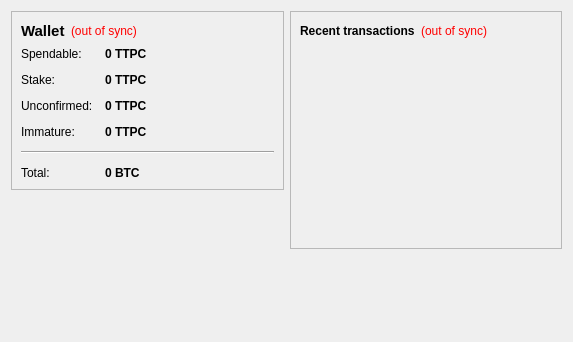
<?xml version="1.0" encoding="UTF-8"?>
<ui version="4.0">
 <class>OverviewPage</class>
 <widget class="QWidget" name="OverviewPage">
  <property name="geometry">
   <rect>
    <x>0</x>
    <y>0</y>
    <width>573</width>
    <height>342</height>
   </rect>
  </property>
  <property name="windowTitle">
   <string>Form</string>
  </property>
  <layout class="QHBoxLayout" name="horizontalLayout" stretch="1,1">
   <item>
    <layout class="QVBoxLayout" name="verticalLayout_2">
     <item>
      <widget class="QFrame" name="frame">
       <property name="frameShape">
        <enum>QFrame::StyledPanel</enum>
       </property>
       <property name="frameShadow">
        <enum>QFrame::Raised</enum>
       </property>
       <layout class="QVBoxLayout" name="verticalLayout_4">
        <item>
         <layout class="QHBoxLayout" name="horizontalLayout_4">
          <item>
           <widget class="QLabel" name="label_5">
            <property name="font">
             <font>
              <pointsize>11</pointsize>
              <weight>75</weight>
              <bold>true</bold>
             </font>
            </property>
            <property name="text">
             <string>Wallet</string>
            </property>
           </widget>
          </item>
          <item>
           <widget class="QLabel" name="labelWalletStatus">
            <property name="toolTip">
             <string>The displayed information may be out of date. Your wallet automatically synchronizes with the TPCoin network after a connection is established, but this process has not completed yet.</string>
            </property>
            <property name="styleSheet">
             <string notr="true">QLabel { color: red; }</string>
            </property>
            <property name="text">
             <string notr="true">(out of sync)</string>
            </property>
            <property name="alignment">
             <set>Qt::AlignLeading|Qt::AlignLeft|Qt::AlignVCenter</set>
            </property>
           </widget>
          </item>
          <item>
           <spacer name="horizontalSpacer_2">
            <property name="orientation">
             <enum>Qt::Horizontal</enum>
            </property>
            <property name="sizeHint" stdset="0">
             <size>
              <width>40</width>
              <height>20</height>
             </size>
            </property>
           </spacer>
          </item>
         </layout>
        </item>
        <item>
         <layout class="QFormLayout" name="formLayout_2">
          <property name="fieldGrowthPolicy">
           <enum>QFormLayout::AllNonFixedFieldsGrow</enum>
          </property>
          <property name="horizontalSpacing">
           <number>12</number>
          </property>
          <property name="verticalSpacing">
           <number>12</number>
          </property>
          <item row="0" column="0">
           <widget class="QLabel" name="label">
            <property name="text">
             <string>Spendable:</string>
            </property>
           </widget>
          </item>
          <item row="0" column="1">
           <widget class="QLabel" name="labelBalance">
            <property name="font">
             <font>
              <weight>75</weight>
              <bold>true</bold>
             </font>
            </property>
            <property name="cursor">
             <cursorShape>IBeamCursor</cursorShape>
            </property>
            <property name="toolTip">
             <string>Your current spendable balance</string>
            </property>
            <property name="text">
             <string notr="true">0 TTPC</string>
            </property>
            <property name="textInteractionFlags">
             <set>Qt::LinksAccessibleByMouse|Qt::TextSelectableByKeyboard|Qt::TextSelectableByMouse</set>
            </property>
           </widget>
          </item>
          <item row="1" column="0">
           <widget class="QLabel" name="label_6">
            <property name="text">
             <string>Stake:</string>
            </property>
           </widget>
          </item>
          <item row="1" column="1">
           <widget class="QLabel" name="labelStake">
            <property name="font">
             <font>
              <weight>75</weight>
              <bold>true</bold>
             </font>
            </property>
            <property name="cursor">
             <cursorShape>IBeamCursor</cursorShape>
            </property>
            <property name="toolTip">
             <string>Total of coins that was staked, and do not yet count toward the current balance</string>
            </property>
            <property name="text">
             <string notr="true">0 TTPC</string>
            </property>
            <property name="textInteractionFlags">
             <set>Qt::LinksAccessibleByMouse|Qt::TextSelectableByKeyboard|Qt::TextSelectableByMouse</set>
            </property>
           </widget>
          </item>
          <item row="2" column="0">
           <widget class="QLabel" name="label_3">
            <property name="text">
             <string>Unconfirmed:</string>
            </property>
           </widget>
          </item>
          <item row="2" column="1">
           <widget class="QLabel" name="labelUnconfirmed">
            <property name="font">
             <font>
              <weight>75</weight>
              <bold>true</bold>
             </font>
            </property>
            <property name="cursor">
             <cursorShape>IBeamCursor</cursorShape>
            </property>
            <property name="toolTip">
             <string>Total of transactions that have yet to be confirmed, and do not yet count toward the current balance</string>
            </property>
            <property name="text">
             <string notr="true">0 TTPC</string>
            </property>
            <property name="textInteractionFlags">
             <set>Qt::LinksAccessibleByMouse|Qt::TextSelectableByKeyboard|Qt::TextSelectableByMouse</set>
            </property>
           </widget>
          </item>
          <item row="3" column="0">
           <widget class="QLabel" name="labelImmatureText">
            <property name="text">
             <string>Immature:</string>
            </property>
           </widget>
          </item>
          <item row="3" column="1">
           <widget class="QLabel" name="labelImmature">
            <property name="font">
             <font>
              <weight>75</weight>
              <bold>true</bold>
             </font>
            </property>
            <property name="toolTip">
             <string>Mined balance that has not yet matured</string>
            </property>
            <property name="text">
             <string notr="true">0 TTPC</string>
            </property>
            <property name="textInteractionFlags">
             <set>Qt::LinksAccessibleByMouse|Qt::TextSelectableByKeyboard|Qt::TextSelectableByMouse</set>
            </property>
           </widget>
          </item>
          <item row="4" column="0" colspan="2">
           <widget class="Line" name="line">
            <property name="orientation">
             <enum>Qt::Horizontal</enum>
            </property>
           </widget>
          </item>
          <item row="5" column="0">
           <widget class="QLabel" name="labelTotalText">
            <property name="text">
             <string>Total:</string>
            </property>
           </widget>
          </item>
          <item row="5" column="1">
           <widget class="QLabel" name="labelTotal">
            <property name="font">
             <font>
              <weight>75</weight>
              <bold>true</bold>
             </font>
            </property>
            <property name="cursor">
             <cursorShape>IBeamCursor</cursorShape>
            </property>
            <property name="toolTip">
             <string>Your current total balance</string>
            </property>
            <property name="text">
             <string notr="true">0 BTC</string>
            </property>
            <property name="textInteractionFlags">
             <set>Qt::LinksAccessibleByMouse|Qt::TextSelectableByKeyboard|Qt::TextSelectableByMouse</set>
            </property>
           </widget>
          </item>
         </layout>
        </item>
       </layout>
      </widget>
     </item>
     <item>
      <spacer name="verticalSpacer">
       <property name="orientation">
        <enum>Qt::Vertical</enum>
       </property>
       <property name="sizeHint" stdset="0">
        <size>
         <width>20</width>
         <height>40</height>
        </size>
       </property>
      </spacer>
     </item>
    </layout>
   </item>
   <item>
    <layout class="QVBoxLayout" name="verticalLayout_3">
     <item>
      <widget class="QFrame" name="frame_2">
       <property name="frameShape">
        <enum>QFrame::StyledPanel</enum>
       </property>
       <property name="frameShadow">
        <enum>QFrame::Raised</enum>
       </property>
       <layout class="QVBoxLayout" name="verticalLayout">
        <item>
         <layout class="QHBoxLayout" name="horizontalLayout_2">
          <item>
           <widget class="QLabel" name="label_4">
            <property name="text">
             <string>&lt;b&gt;Recent transactions&lt;/b&gt;</string>
            </property>
           </widget>
          </item>
          <item>
           <widget class="QLabel" name="labelTransactionsStatus">
            <property name="toolTip">
             <string>The displayed information may be out of date. Your wallet automatically synchronizes with the TPCoin network after a connection is established, but this process has not completed yet.</string>
            </property>
            <property name="styleSheet">
             <string notr="true">QLabel { color: red; }</string>
            </property>
            <property name="text">
             <string notr="true">(out of sync)</string>
            </property>
            <property name="alignment">
             <set>Qt::AlignRight|Qt::AlignTrailing|Qt::AlignVCenter</set>
            </property>
           </widget>
          </item>
          <item>
           <spacer name="horizontalSpacer">
            <property name="orientation">
             <enum>Qt::Horizontal</enum>
            </property>
            <property name="sizeHint" stdset="0">
             <size>
              <width>40</width>
              <height>20</height>
             </size>
            </property>
           </spacer>
          </item>
         </layout>
        </item>
        <item>
         <widget class="QListView" name="listTransactions">
          <property name="styleSheet">
           <string notr="true">QListView { background: transparent; }</string>
          </property>
          <property name="frameShape">
           <enum>QFrame::NoFrame</enum>
          </property>
          <property name="verticalScrollBarPolicy">
           <enum>Qt::ScrollBarAlwaysOff</enum>
          </property>
          <property name="horizontalScrollBarPolicy">
           <enum>Qt::ScrollBarAlwaysOff</enum>
          </property>
          <property name="selectionMode">
           <enum>QAbstractItemView::NoSelection</enum>
          </property>
         </widget>
        </item>
       </layout>
      </widget>
     </item>
     <item>
      <spacer name="verticalSpacer_2">
       <property name="orientation">
        <enum>Qt::Vertical</enum>
       </property>
       <property name="sizeHint" stdset="0">
        <size>
         <width>20</width>
         <height>40</height>
        </size>
       </property>
      </spacer>
     </item>
    </layout>
   </item>
  </layout>
 </widget>
 <resources/>
 <connections/>
</ui>
